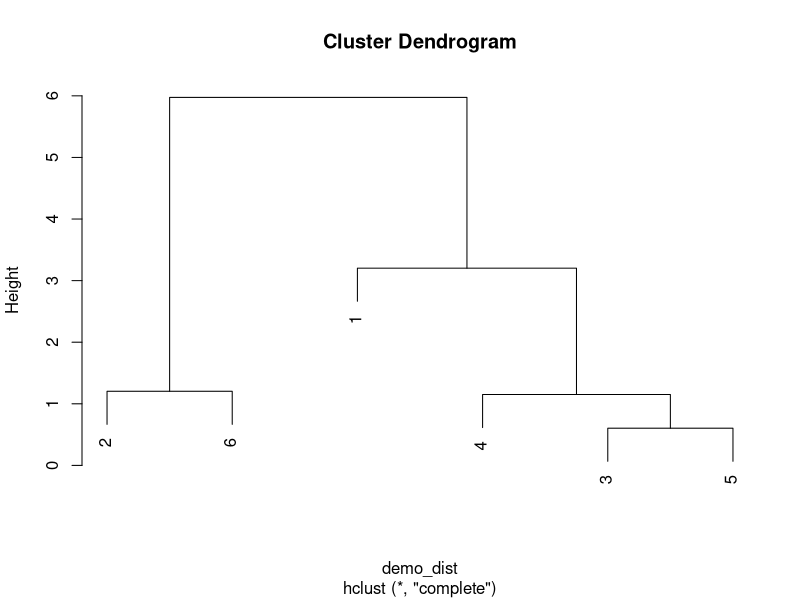
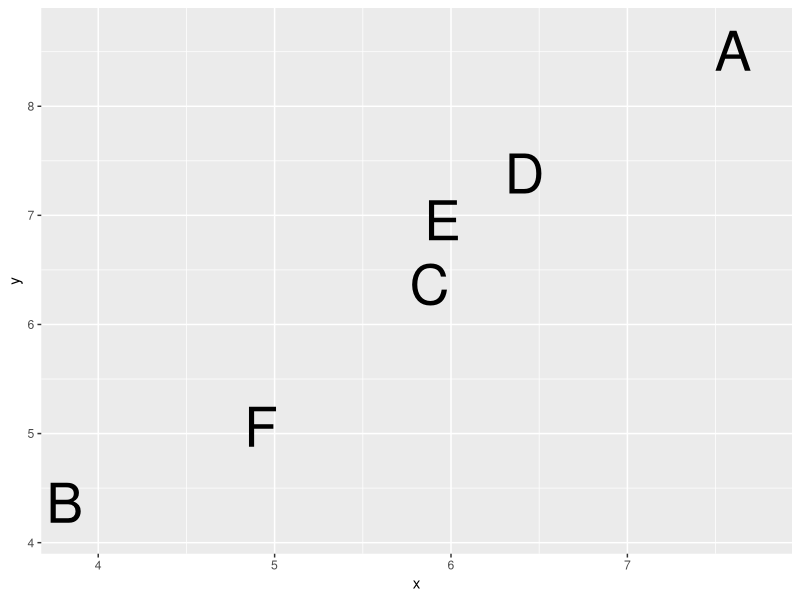

Generate these figures, in order, with R: (Note: this script raises an error after producing the figures.)
## ---- chunk 1
# load libraries
library(tidyverse)
library(conflicted)
library(viridis)
library(magrittr)
library(cowplot)
library(ggrepel)
library(ggdendro)

# configure knit settings
knitr::opts_chunk$set(echo = TRUE, fig.width = 6, fig.height = 4)

# resolve package conflicts
filter <- dplyr::filter
select <- dplyr::select
## ---- chunk 2
library(tidyverse)
library(ggrepel)
library(ggdendro)

knitr::opts_chunk$set(echo = TRUE)
## ---- chunk 3
set.seed(42)
tibble(x = rnorm(6, mean = 5, sd = 2), 
       y = x + runif(6),
       label = c('A', 'B', 'C', 'D', 'E', 'F')) -> demo
## ---- chunk 4
demo %>% select(-label) %>% dist(.) -> demo_dist
## ---- chunk 5
demo %>% mutate(int_clust_label = c('1', '3', '2', '2', '2', '3')) %>%
  group_by(int_clust_label) %>%
  summarize(mean_x = mean(x), mean_y = mean(y)) %>%
  ungroup() %>%
  select(-int_clust_label) %>%
  dist(.)
## ---- chunk 6
plot(hclust(demo_dist))
## ---- chunk 7
ggplot(demo, aes(x = x, y = y, label = label)) + 
  geom_text_repel(size = 14)

cowplot::ggsave('hierarchical_clustering_demo.png')
## ---- chunk 8
hclust(dist(demo), labels = demo$label) -> model
as.dendrogram(model) -> dendrogram_object
dendro_data(dendrogram_object) -> ggdendro_model
## ---- chunk 9
model$merge

model$height

model$order

model$labels

model$method

model$call

model$dist.method
## ---- chunk 10
ggdendro_model$segments

ggdendro_model$labels

ggdendro_model$leaf_labels

ggdendro_model$class
## ---- chunk 11
ggdendrogram(model)
## ---- chunk 12
ggplot(segment(ggdendro_model)) +
  geom_segment(aes(x = x, y = y, xend = xend, yend = yend))
## ---- chunk 13
ggplot(segment(ggdendro_model)) +
  geom_segment(aes(x = x, y = y, xend = xend, yend = yend)) +
  theme_dendro()
## ---- chunk 14
ggplot() +
  geom_segment(data = ggdendro_model$segments, aes(x = x, y = y, xend = xend, yend = yend)) +
  geom_text(data = ggdendro_model$labels, aes(x = x, y = y, label = label), vjust = 1.5) +
  theme_dendro()
  NULL
## ---- chunk 15
demo %>% as.data.frame() %>% column_to_rownames('label') %>% dist(.) -> label_dist
## ---- chunk 16
plot(hclust(label_dist))
## ---- chunk 17
hclust(label_dist) %>% as.dendrogram() %>% dendro_data() -> gg_w_labels
## ---- chunk 18
ggdendrogram(gg_w_labels) +
#  theme(axis.text.y = element_blank())
  NULL
## ---- chunk 19
ggplot() +
  geom_segment(data = gg_w_labels$segments, aes(x = x, y = y, xend = xend, yend = yend)) +
  geom_text(data = gg_w_labels$labels, aes(x = x, y = y, label = label), vjust = 1.5) +
  theme_dendro()
